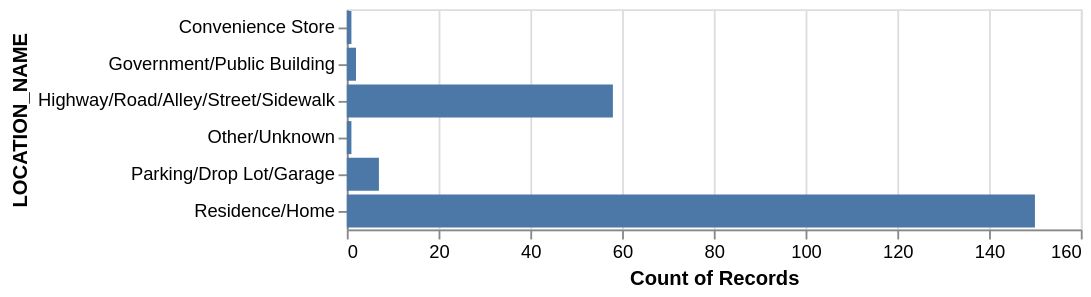

This figure's notebook cell:
### Code cell
alt.Chart(ScottCODrugOffensesViz1).mark_bar().encode(
    x=alt.X('count(OFFENSE_ID)'),
    y='LOCATION_NAME:N'
)

### Figure 1 — Vega-Lite specification as saved in the notebook (floating-point values rounded to 4 significant figures; data arrays with more than 128 entries replaced by an {"elided": "..."} marker saying what was removed)
{"config": {"view": {"continuousWidth": 400, "continuousHeight": 300}}, "data": {"name": "data-de29ff9d82be248f8665d5c0c509c644"}, "mark": "bar", "encoding": {"x": {"type": "quantitative", "aggregate": "count", "field": "OFFENSE_ID"}, "y": {"type": "nominal", "field": "LOCATION_NAME"}}, "$schema": "https://vega.github.io/schema/vega-lite/v4.8.1.json", "datasets": {"data-de29ff9d82be248f8665d5c0c509c644": {"elided": "219 records"}}}
